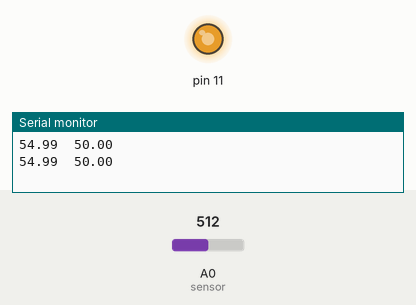
Recording of a sketch running on a simulated Arduino Uno, built with avr-gcc and run on an emulated ATmega328P. Parts: output pins drawn as LEDs (lit = HIGH), the last lines printed to the serial monitor. The test bench sets the inputs (shaded band); at power-on: A0 (sensor) = 512.

Above: at 3.3 s.
3.4 s: A0 (sensor) set to 306
10.2 s: A0 (sensor) set to 122
At 16.2 s:
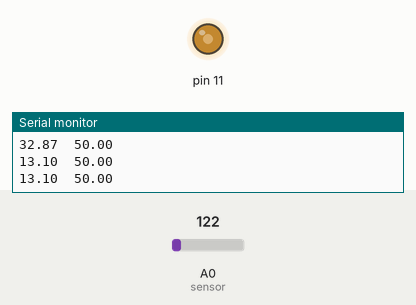
16.5 s: A0 (sensor) set to 900
At 20.3 s:
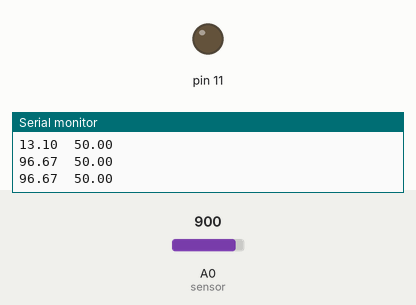
23.3 s: A0 (sensor) set to 716
At 28.6 s:
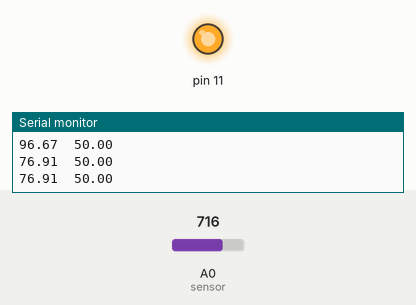
Timing chart, 0 to 30.0 s (numbered marks = the images above; inputs shaded):
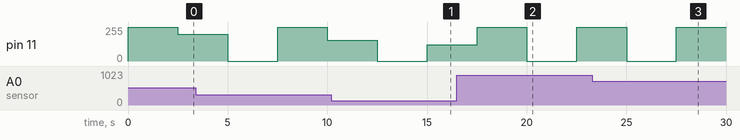

The sketch:

Sourcecode.ino
```cpp
int sensor = A0;
int suhu;
float tempSuhu, target_suhu = 50.0;
float a,b,c;
float current_error, previous_error1 = 0, previous_error2 = 0;
float Kp = 101.021, Ki = 2.3065, Kd = 42.3718, Ts=2.5;
int pwm, previous_pwm = 0, pwm_out;

void setup() {
  // put your setup code here, to run once:
  analogReference(INTERNAL);
  Serial.begin(115200);
}

void loop() {
  // put your main code here, to run repeatedly:
  suhu = analogRead(sensor);
  tempSuhu = suhu/9.31;
  Serial.print(tempSuhu);Serial.print('\t');Serial.println(target_suhu);

  current_error = target_suhu-tempSuhu;
  a = Kp + Ki*Ts/2 + Kd/Ts;
  b = -Kp + Ki*Ts/2 - 2*Kd/Ts;
  c = Kd/Ts;
  pwm = previous_pwm + a*current_error + b*previous_error1 + c*previous_error2;

  if (pwm>255)pwm=255;
  if (pwm<0)pwm=0;

  pwm_out = map(pwm,0,255,255,0);
  analogWrite(11, pwm_out);

  previous_pwm = pwm;
  previous_error2 = previous_error1;
  previous_error1 = current_error;

  delay(2500);
}
```

Measured:
- after the input at 16.5 s, pin 11: 123/255 → 255/255 after 1.0 s, → 0/255 2.5 s later, → 255/255 2.5 s later
- after the input at 23.3 s, pin 11: 255/255 → 0/255 after 1.7 s, → 255/255 2.5 s later
